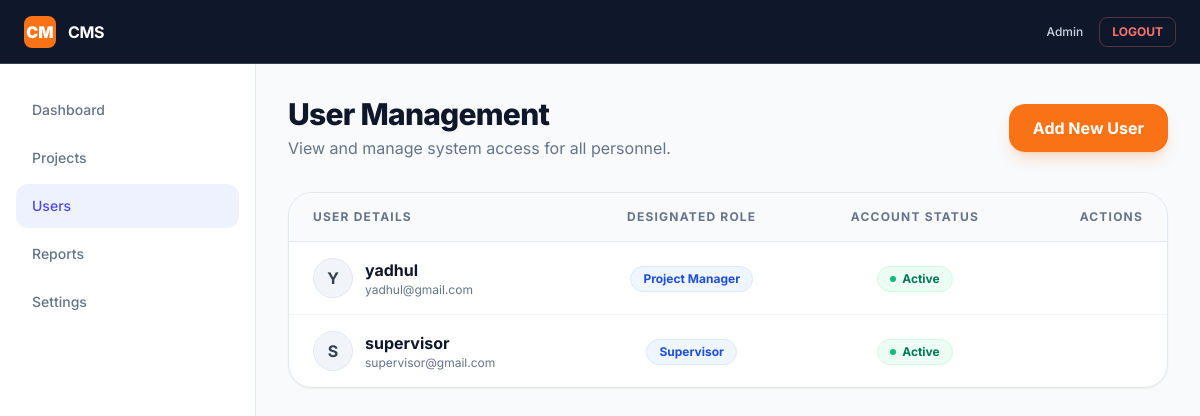
The page /dashboard/admin/users/ (signed in) on the database as committed earlier.
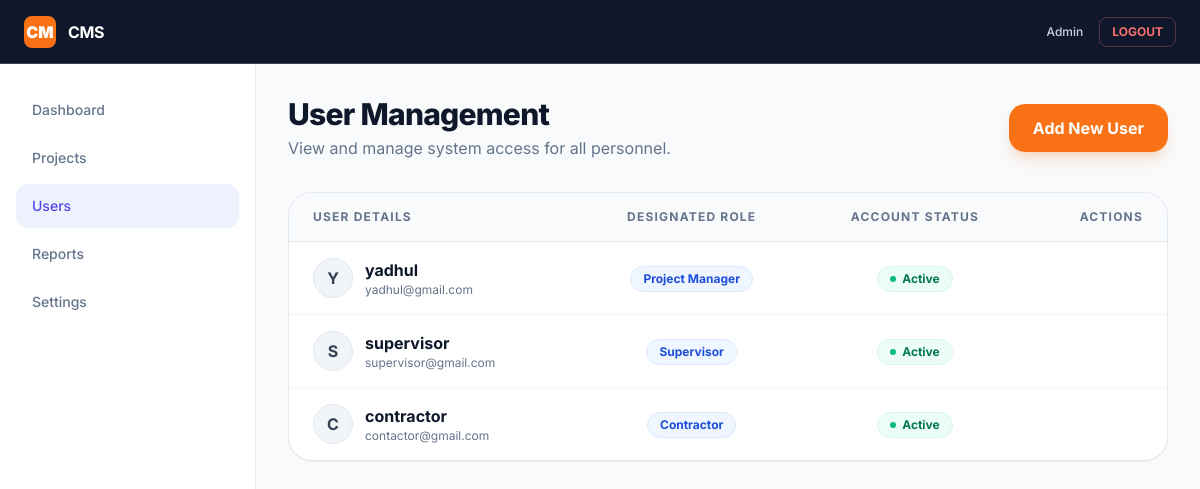
The same page on the database as committed later.
### accounts/models.py (models this page shows)
class User(AbstractUser):
    role = models.ForeignKey(
        Role,
        on_delete=models.PROTECT,
        null=True,
        blank=True
    )
    created_by = models.ForeignKey(
        'self',
        null=True,
        blank=True,
        on_delete=models.SET_NULL,
        related_name='created_users'
    )
    created_at = models.DateTimeField(auto_now_add=True)

class Role(models.Model):
    name = models.CharField(max_length=30, unique=True)
    def __str__(self):
        return self.name

### dashboard/views.py (the view)
# urls.py: path('admin/users/', views.user_list, name='admin_user_list'),
@login_required
@user_passes_test(is_admin)
def user_list(request):
    users = User.objects.exclude(id=request.user.id)
    return render(request, 'dashboard/admin/user_list.html', {'users': users})

### dashboard/views.py (called while the page is built)
def is_admin(user):
    return user.role and user.role.name == 'Admin'

### dashboard/templates/dashboard/admin/user_list.html (shortened to what the changed rows need)
{%  extends "dashboard/admin/dashboard.html" %}
{% block content %}
<div class="space-y-8">
    <div class="flex flex-col md:flex-row md:items-center justify-between gap-4 mb-8">
        <div>
            <h2 class="text-3xl font-extrabold text-slate-900 tracking-tight">User Management</h2>
        </div>
    </div>
    <div class="bg-white rounded-3xl shadow-sm border border-slate-200 overflow-hidden">
        <div class="overflow-x-auto">
            <table class="w-full text-left border-collapse">
                <thead>
                    <tr class="bg-slate-50 border-b border-slate-200">
                        <th class="px-6 py-4 text-xs font-bold text-slate-500 uppercase tracking-widest">User Details</th>
                        <th class="px-6 py-4 text-xs font-bold text-slate-500 uppercase tracking-widest text-center">Designated Role</th>
                        <th class="px-6 py-4 text-xs font-bold text-slate-500 uppercase tracking-widest text-center">Account Status</th>
                        <th class="px-6 py-4 text-xs font-bold text-slate-500 uppercase tracking-widest text-right">Actions</th>
                    </tr>
                </thead>
                <tbody class="divide-y divide-slate-100">
                    {% for user in users %}
                    <tr class="hover:bg-slate-50/80 transition-colors group">
                        <td class="px-6 py-4">
                            <div class="flex items-center gap-3">
                                <div class="w-10 h-10 rounded-full bg-slate-100 flex items-center justify-center text-slate-700 font-bold border border-slate-200 uppercase">
                                    {{ user.username|slice:":1" }}
                                </div>
                                <div>
                                    <p class="font-bold text-slate-900">{{ user.username }}</p>
                                    <p class="text-xs text-slate-500">{{ user.email|default:"No email provided" }}</p>
                                </div>
                            </div>
                        </td>
                        <td class="px-6 py-4 text-center">
                            <span class="inline-flex items-center px-3 py-1 rounded-full text-xs font-bold bg-blue-50 text-blue-700 border border-blue-100">
                                {{ user.role }}
                            </span>
                        </td>
                        <td class="px-6 py-4 text-center">
                            {% if user.is_active %}
                                <span class="inline-flex items-center gap-1.5 px-3 py-1 rounded-full text-xs font-bold bg-emerald-50 text-emerald-700 border border-emerald-100">
                                    <span class="w-1.5 h-1.5 rounded-full bg-emerald-500 animate-pulse"></span>
                                    Active
                                </span>
                            {% else %}
                                <span class="inline-flex items-center gap-1.5 px-3 py-1 rounded-full text-xs font-bold bg-slate-100 text-slate-500 border border-slate-200">
                                    <span class="w-1.5 h-1.5 rounded-full bg-slate-400"></span>
                                    Inactive
                                </span>
                            {% endif %}
                        </td>
                        <td class="px-6 py-4 text-right">
                        </td>
                    </tr>
                    {% empty %}
                    <tr>
                        <td colspan="4" class="px-6 py-12 text-center">
                            <p class="text-slate-500 font-medium">No users found in the system.</p>
                        </td>
                    </tr>
                    {% endfor %}
                </tbody>
            </table>
        </div>
    </div>
</div>
{% endblock %}

Rows that differ between the two databases and show on the page:
added User: username "C", username "contractor", email "contactor@gmail.com", role "Contractor", is_active True (drawn)
